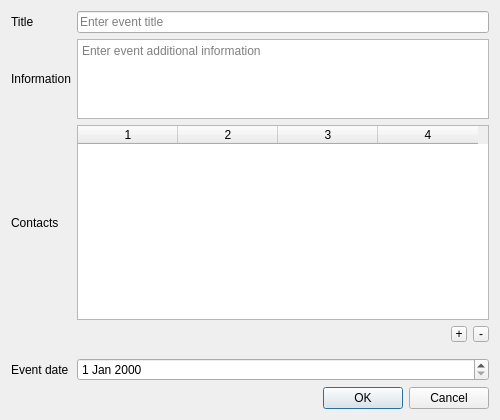
<?xml version="1.0" encoding="UTF-8"?>
<ui version="4.0">
 <class>DiagramMetaDialog</class>
 <widget class="QDialog" name="DiagramMetaDialog">
  <property name="windowModality">
   <enum>Qt::ApplicationModal</enum>
  </property>
  <property name="geometry">
   <rect>
    <x>0</x>
    <y>0</y>
    <width>500</width>
    <height>420</height>
   </rect>
  </property>
  <property name="sizePolicy">
   <sizepolicy hsizetype="Preferred" vsizetype="Preferred">
    <horstretch>0</horstretch>
    <verstretch>0</verstretch>
   </sizepolicy>
  </property>
  <property name="windowTitle">
   <string>Project Information</string>
  </property>
  <layout class="QGridLayout" name="gridLayout">
   <property name="sizeConstraint">
    <enum>QLayout::SetMaximumSize</enum>
   </property>
   <property name="verticalSpacing">
    <number>-1</number>
   </property>
   <item row="2" column="0">
    <widget class="QLabel" name="contactsLabel">
     <property name="text">
      <string>Contacts</string>
     </property>
     <property name="buddy">
      <cstring>contactsTable</cstring>
     </property>
    </widget>
   </item>
   <item row="4" column="0">
    <widget class="QLabel" name="eventDateLabel">
     <property name="text">
      <string>Event date</string>
     </property>
     <property name="buddy">
      <cstring>eventDateEdit</cstring>
     </property>
    </widget>
   </item>
   <item row="0" column="1">
    <widget class="QLineEdit" name="titleEdit">
     <property name="placeholderText">
      <string>Enter event title</string>
     </property>
    </widget>
   </item>
   <item row="1" column="1">
    <widget class="QPlainTextEdit" name="infoEdit">
     <property name="sizePolicy">
      <sizepolicy hsizetype="Expanding" vsizetype="Minimum">
       <horstretch>2</horstretch>
       <verstretch>0</verstretch>
      </sizepolicy>
     </property>
     <property name="minimumSize">
      <size>
       <width>0</width>
       <height>50</height>
      </size>
     </property>
     <property name="maximumSize">
      <size>
       <width>16777215</width>
       <height>80</height>
      </size>
     </property>
     <property name="placeholderText">
      <string>Enter event additional information</string>
     </property>
    </widget>
   </item>
   <item row="4" column="1">
    <widget class="QDateEdit" name="eventDateEdit"/>
   </item>
   <item row="0" column="0">
    <widget class="QLabel" name="titleLabel">
     <property name="text">
      <string>Title</string>
     </property>
     <property name="buddy">
      <cstring>titleEdit</cstring>
     </property>
    </widget>
   </item>
   <item row="2" column="1">
    <widget class="QTableWidget" name="contactsTable">
     <property name="columnCount">
      <number>4</number>
     </property>
     <attribute name="horizontalHeaderShowSortIndicator" stdset="0">
      <bool>false</bool>
     </attribute>
     <attribute name="verticalHeaderVisible">
      <bool>false</bool>
     </attribute>
     <column/>
     <column/>
     <column/>
     <column/>
    </widget>
   </item>
   <item row="5" column="1">
    <widget class="QDialogButtonBox" name="buttonBox">
     <property name="orientation">
      <enum>Qt::Horizontal</enum>
     </property>
     <property name="standardButtons">
      <set>QDialogButtonBox::Cancel|QDialogButtonBox::Ok</set>
     </property>
    </widget>
   </item>
   <item row="5" column="0">
    <widget class="QLabel" name="label">
     <property name="text">
      <string/>
     </property>
    </widget>
   </item>
   <item row="1" column="0">
    <widget class="QLabel" name="infoLabel">
     <property name="text">
      <string>Information</string>
     </property>
     <property name="buddy">
      <cstring>infoEdit</cstring>
     </property>
    </widget>
   </item>
   <item row="3" column="1">
    <layout class="QHBoxLayout" name="horizontalLayout">
     <property name="topMargin">
      <number>0</number>
     </property>
     <property name="bottomMargin">
      <number>10</number>
     </property>
     <item>
      <spacer name="horizontalSpacer">
       <property name="orientation">
        <enum>Qt::Horizontal</enum>
       </property>
       <property name="sizeHint" stdset="0">
        <size>
         <width>40</width>
         <height>16</height>
        </size>
       </property>
      </spacer>
     </item>
     <item>
      <widget class="QToolButton" name="toolButton">
       <property name="maximumSize">
        <size>
         <width>16</width>
         <height>16</height>
        </size>
       </property>
       <property name="toolTip">
        <string>Add contact</string>
       </property>
       <property name="text">
        <string notr="true">+</string>
       </property>
      </widget>
     </item>
     <item>
      <widget class="QToolButton" name="toolButton_2">
       <property name="maximumSize">
        <size>
         <width>16</width>
         <height>16</height>
        </size>
       </property>
       <property name="toolTip">
        <string>Delete contact</string>
       </property>
       <property name="text">
        <string notr="true">-</string>
       </property>
      </widget>
     </item>
    </layout>
   </item>
  </layout>
 </widget>
 <tabstops>
  <tabstop>titleEdit</tabstop>
  <tabstop>infoEdit</tabstop>
  <tabstop>contactsTable</tabstop>
  <tabstop>toolButton</tabstop>
  <tabstop>toolButton_2</tabstop>
  <tabstop>eventDateEdit</tabstop>
 </tabstops>
 <resources/>
 <connections>
  <connection>
   <sender>buttonBox</sender>
   <signal>accepted()</signal>
   <receiver>DiagramMetaDialog</receiver>
   <slot>accept()</slot>
   <hints>
    <hint type="sourcelabel">
     <x>406</x>
     <y>415</y>
    </hint>
    <hint type="destinationlabel">
     <x>157</x>
     <y>274</y>
    </hint>
   </hints>
  </connection>
  <connection>
   <sender>buttonBox</sender>
   <signal>rejected()</signal>
   <receiver>DiagramMetaDialog</receiver>
   <slot>reject()</slot>
   <hints>
    <hint type="sourcelabel">
     <x>474</x>
     <y>415</y>
    </hint>
    <hint type="destinationlabel">
     <x>286</x>
     <y>274</y>
    </hint>
   </hints>
  </connection>
 </connections>
</ui>
